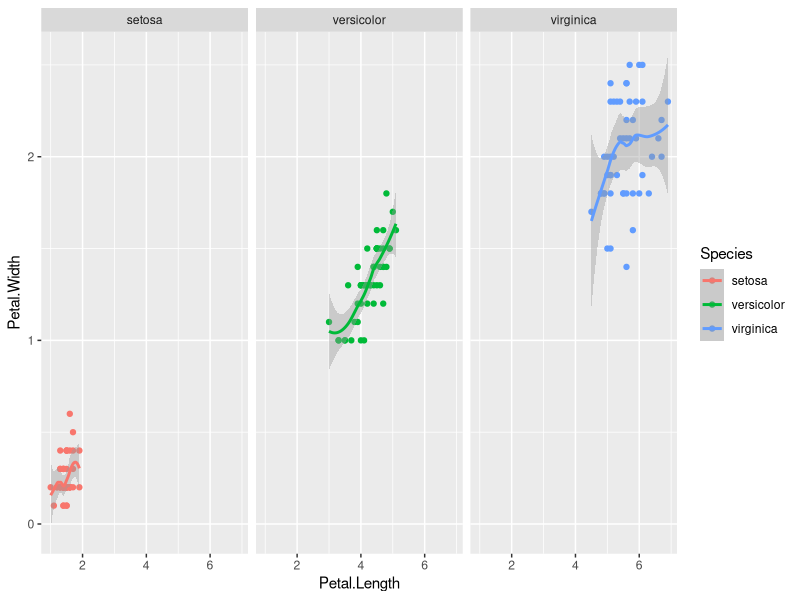

The R script that drew this image:
library(ggplot2)

p <- ggplot(iris, aes(x = Petal.Length, y = Petal.Width, colour = Species))

p <- p + geom_point() + geom_smooth() + facet_grid(~ Species)

p